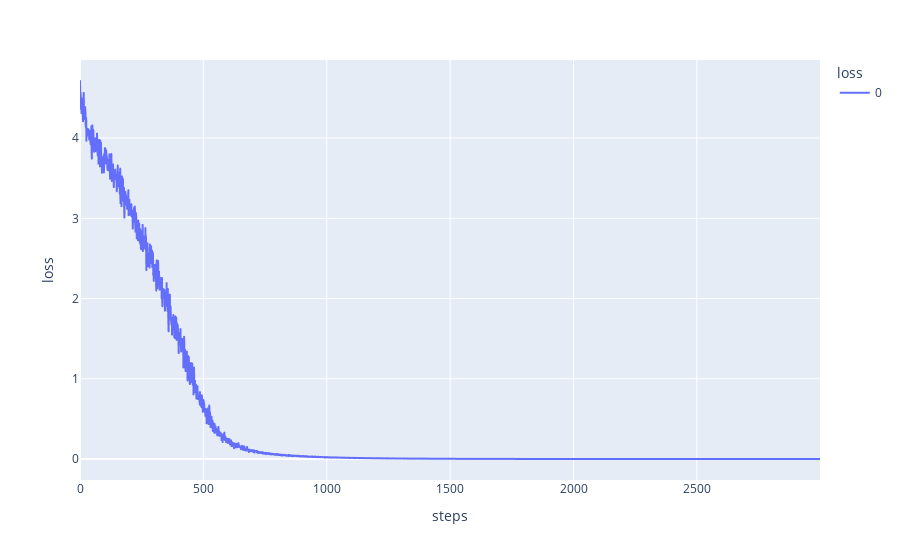

The cell this chart's notebook holds for it:
### Markdown cell above
### Plot the loss vs steps graph

### Code cell
import plotly.express as px

px.line(losses, labels={"index": "steps", "value": "loss", "title": "Loss vs steps", "variable": "loss"})

### Figure 1 — Plotly figure (JSON) as saved in the notebook; plotly's stock layout.template omitted (floating-point values rounded to 4 significant figures; data arrays with more than 128 entries replaced by an {"elided": "..."} marker saying what was removed)
{"data": [{"hovertemplate": "loss=%{y}<br>steps=%{x}<extra></extra>", "legendgroup": "0", "line": {"color": "#636efa", "dash": "solid"}, "marker": {"symbol": "circle"}, "mode": "lines", "name": "0", "showlegend": true, "type": "scattergl", "x": {"elided": "3000 int values"}, "xaxis": "x", "y": {"elided": "3000 float values"}, "yaxis": "y"}], "layout": {"legend": {"title": {"text": "loss"}, "tracegroupgap": 0}, "margin": {"t": 60}, "xaxis": {"anchor": "y", "domain": [0, 1], "title": {"text": "steps"}}, "yaxis": {"anchor": "x", "domain": [0, 1], "title": {"text": "loss"}}}}
